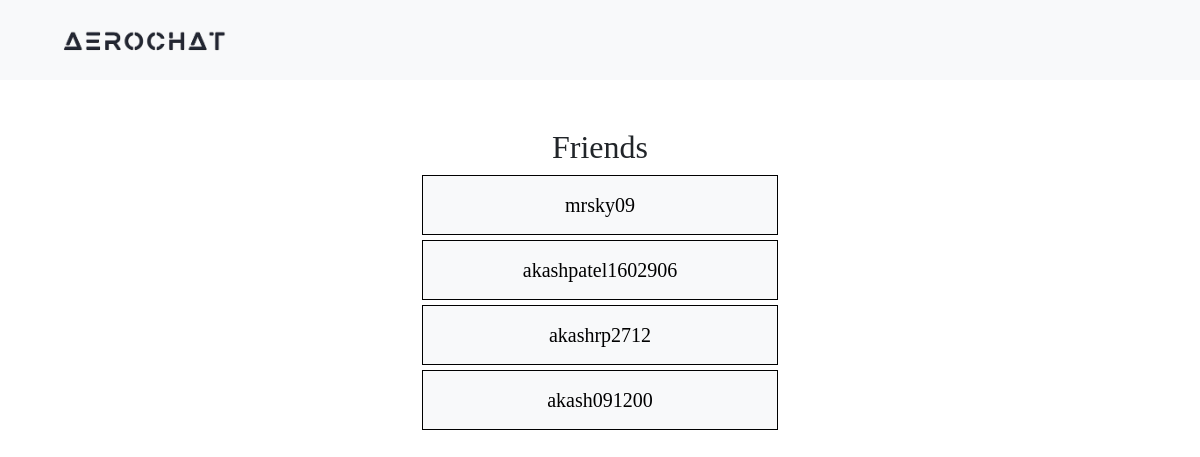
The app's page /friends/ (signed in) with its own data.
### AeroApp/models.py (models this page shows)
class User(AbstractUser):
    full_name = models.CharField(max_length=50)
    otp = models.CharField(max_length=10, blank=True, null=True)
    Bio = models.CharField(max_length=300, null=True)

### AeroApp/views.py (the view)
# urls.py: path('friends/', views.friendsList, name='friends'),
@login_required
def friendsList(request):
    if not Friendship.objects.filter(user1=request.user, user2=request.user).exists():
        friendship1 = Friendship.objects.filter(user1=request.user)
        friendship2 = Friendship.objects.filter(user2=request.user)
        friend1 = [i.user2 for i in friendship1]
        friend2  =[i.user1 for i in friendship2]
        Friends = friend1 + friend2
        return render(request, 'showfriend.html', {'Friends':Friends})

### AeroApp/templates/showfriend.html (shortened to what this page needs)
<!DOCTYPE html>
<html lang="en">
{% load static %}
<head>
  <link href="https://cdn.jsdelivr.net/npm/bootstrap@5.3.0-alpha1/dist/css/bootstrap.min.css" rel="stylesheet">
</head>
<body>
<nav class="navbar navbar-expand-lg navbar-light">
    <div class="container">
        <a class="navbar-brand" href="{% url 'home' %}">
            <img src="{% static 'logo.png' %}" alt="logo of AeroChat" class="logo-img">
        </a>
    </div>
</nav>
<div class="container mt-5">
  <div class="row justify-content-center">
      <div class="col-md-4">
          <div class="logo-container">
              <h2>Friends</h2>
          </div>
          {% for friend in Friends %}
            <a class="search-results-title" href="{% url 'other-profile' username=friend.username %}">
              <div class="friend-box">{{ friend.username }}</div>
            </a>
          {% endfor %}
      </div>
  </div>
</div>
</body>
</html>

### AeroApp/templates/showfriend.html (style rules this page uses)
body { font-family: "Ubuntu"; }
.logo-container { text-align: center; }
.logo-img { max-width: 300px; }
.navbar { background-color: #f8f9fa; padding: 5px 15px; margin: 0px; }
.navbar-brand { font-size: 20px; color: #212529; }
.logo-img { width: 100%; max-width: 200px; }
.friend-box { border: 1px solid #000000; border-radius: 0px; padding: 14px; margin-bottom: 5px; display: flex; justify-content: center; align-items: center; font-size: 20px; font-weight: 2px bold; background-color: #f8f9fa; }
.search-results-title { font-size: 20px; font-weight:10px, bold; margin-top: 10px; margin-bottom: 10px; text-align: center; text-decoration: none; color: Black; }

### records on screen
User: username "mrsky09"
User: username "akashpatel1602906"
User: username "akashrp2712"
User: username "akash091200"
